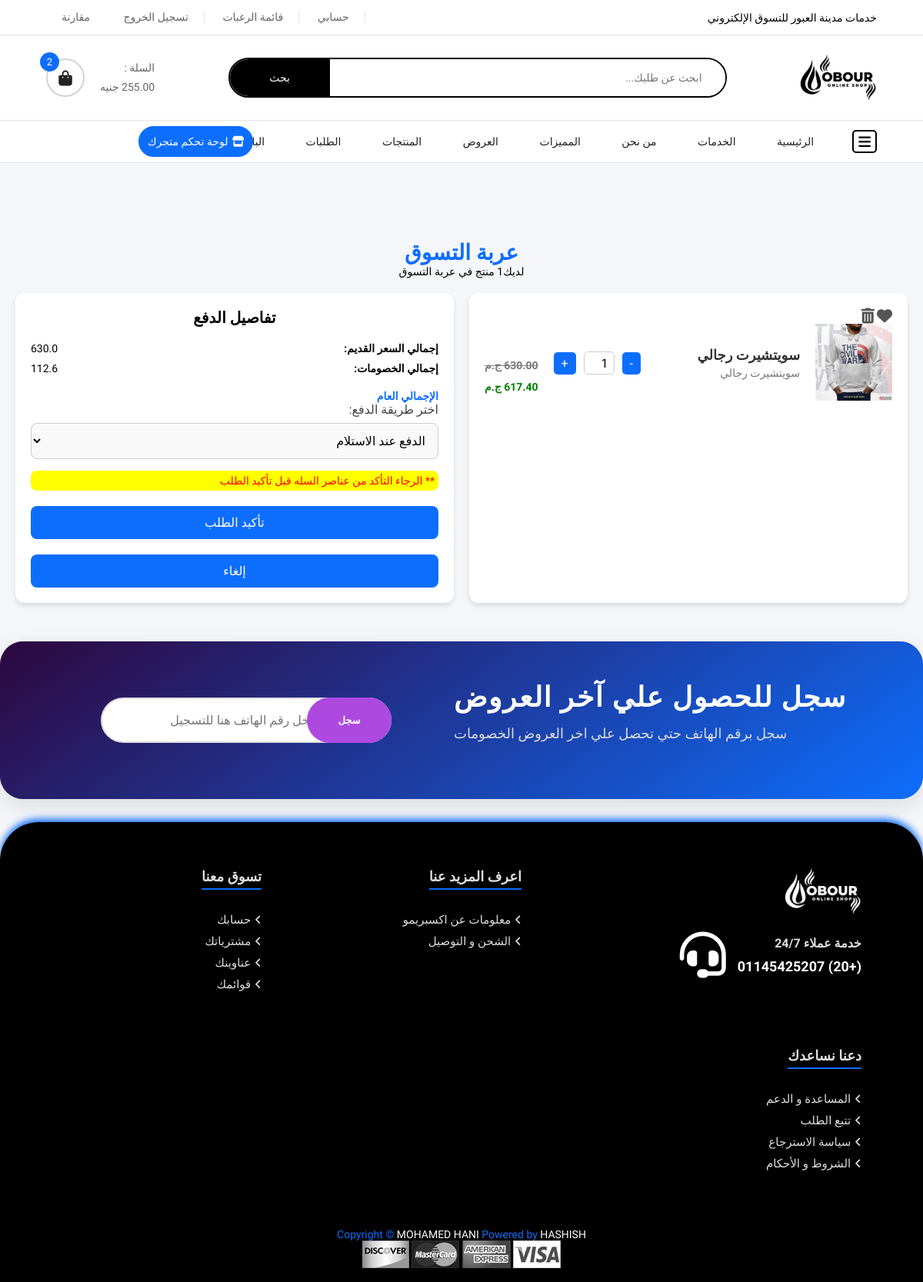
The page /cart (signed in) on the database its author committed.
### appobourcity/models.py (models this page shows, shortened)
class Cart(db.Model):
    __tablename__ = 'cart'
    cart_id = db.Column(db.Integer, primary_key=True)
    seller_id = db.Column(db.Integer, db.ForeignKey('sellers.seller_id', ondelete='CASCADE'), nullable=False)
    product_id = db.Column(db.Integer, db.ForeignKey('products.product_id', ondelete='CASCADE'), nullable=False)
    quantity = db.Column(db.Integer, default=1, nullable=False)  # عدد المنتجات
    added_at = db.Column(db.DateTime, default=datetime.now)
    old_price = db.Column(db.Float, nullable=True)  # السعر قبل الخصم
    price = db.Column(db.Float, nullable=True)  # السعر بعد الخصم
    new_offer_price = db.Column(db.Float, nullable=True)  # السعر بعد الخصم الجديد
    total_price = db.Column(db.Float, nullable=True)  # السعر النهائي
    seller = db.relationship('Seller', backref=db.backref('cart_items', cascade='all, delete-orphan'))
    product = db.relationship('Product', backref=db.backref('cart_association', cascade='all, delete-orphan'))

class Product(db.Model):
    __tablename__ = 'products'
    product_id = db.Column(db.Integer, primary_key=True)
    category_id = db.Column(db.Integer, db.ForeignKey('subcategories.id'), nullable=True)
    seller_id = db.Column(db.Integer, db.ForeignKey('sellers.seller_id', ondelete="CASCADE"), nullable=True)  # الربط بالبائع
    product_name = db.Column(db.String(255), nullable=False)
    description = db.Column(db.Text)
    price = db.Column(db.Float, nullable=False)
    stock_quantity = db.Column(db.Integer, nullable=False)
    product_category = db.Column(db.String(255), nullable=False)
    status = db.Column(db.Boolean, default=True)  # True = نشط، False = غير نشط
    rating = db.Column(db.Float, nullable=True)
    discount = db.Column(db.Float, nullable=True, default=0.0)  # نسبة الخصم أو القيمة
    net_profit = db.Column(db.Float, nullable=True)  # صافي الربح
    total_after_commission = db.Column(db.Float, nullable=True)  # إجمالي المبلغ بعد العمولة
    image1 = db.Column(db.String(255))
    image2 = db.Column(db.String(255))
    image3 = db.Column(db.String(255))
    image4 = db.Column(db.String(255))
    image5 = db.Column(db.String(255))
    seller = db.relationship('Seller', backref='product_association', lazy=True, passive_deletes=True)
    offers = db.relationship('OfferProduct', backref='product', cascade='all, delete-orphan', lazy=True)
    def has_active_offer(self):
        today = date.today()
        for offer_product in self.offers:
            offer = offer_product.offer
            if (
                offer.status == True and
                offer.approval_status == 'approved' and
                offer.start_date <= today and
                offer.end_date >= today
            ):
                return True  # المنتج موجود داخل عرض نشط
        return False  # المنتج غير مرتبط بأي عرض نشط

### appobourcity/routes.py (the view)
@app.route('/cart', methods=['GET'])
@login_required
def cart():
    if not current_user.is_authenticated:
        return redirect(url_for("login"))
    cart_items = (
        db.session.query(Cart, Product)
        .join(Product, Cart.product_id == Product.product_id)
        .filter(Cart.seller_id == current_user.seller_id)
        .all()
    )
    if not cart_items:
        return render_template('site/cart.html', cart_items=[], message="السلة فارغة حالياً.")
    total_old_price = round(sum(
        cart_item.Cart.old_price * cart_item.Cart.quantity for cart_item in cart_items
    ), 2)
    total_after_discount = round(sum(
        cart_item.Cart.total_price for cart_item in cart_items
    ), 2)
    total_discounts = round(total_old_price - total_after_discount, 2)
    offers = Offer.query.all()
    is_seller = current_user.is_seller
    if current_user.is_authenticated:
        user_id = current_user.seller_id  # أو current_user.seller_id إذا كنت تستخدم seller_id
        countproduct = Cart.query.filter_by(seller_id=user_id).count()
    else:
        countproduct = 0  # إذا لم يكن المستخدم مسجل الدخول، يكون العدد صفر    # تمرير البيانات إلى القالب
    return render_template(
    'site/cart.html',
    cart_items=cart_items,
    total_old_price=total_old_price,
    total_discounts=total_discounts,
    total_after_discount=total_after_discount,
    offers=offers,
    is_seller=is_seller,
    countproduct=countproduct
)

### appobourcity/templates/site/cart.html (shortened to what this page needs)
<!DOCTYPE html>
<html lang="ar">
<head>
    <link rel="stylesheet" href="../../static/swiperJs/swiper-bundle.min.css" />
    <link rel="stylesheet" href="https://cdnjs.cloudflare.com/ajax/libs/font-awesome/6.4.0/css/all.min.css">
    <link rel="stylesheet" href="../../static/css/site/home.css">
    <link rel="stylesheet" href="../../static/css/site/cart.css">
</head>
<body class="menu-side-in-bag">
    <header>
        <div class="header-top">
            <div class="contanier">
             <p>خدمات مدينة العبور للتسوق الإلكتروني</p>
             <div class="link-top-heder">
                 {% if current_user.is_authenticated %}
                 <a href="{{ url_for('seller_profile') }}">حسابي</a>
                 <a href="/favorites">قائمة الرغبات</a>
                 {% endif %}
                 {% if  current_user.is_authenticated%}
                 <a href="/logout">تسجيل الخروج</a>
                 {% endif %}
                 <a href="#">مقارنة</a>
             </div>
         </div>
           </div>
           <div class="header-info">
            <div class="contanier">
                <img src="../../static/img/site/alpha.png" alt="Logo" class="small-logo black-image">
            <div class="search-bar">
                <form action="">
                    <input type="search" placeholder="ابحث عن طلبك...">
                    <button class="btn-srch">بحث</button>
                </form>
            </div>
            <div class="card">
                <div class="price">
                    <p>السلة :</p>
                    <span>255.00 جنيه</span>
                </div>
                <a href="mycart.html"><i class="fa-solid fa-bag-shopping"></i> <span class="count-in-card">2</span></a>
            </div>
            </div>
        </div>
        <div class="header-bottom">
           <div class="contanier">
            <i id="open-side" class="fa-solid fa-bars"></i>
            <ul class="nav-links">
                <li><a href="/"> الرئيسية</a>
                </li>
                <li>
                    <a href="Services.html">الخدمات </a>
                </li>
                <li>
                    <a href="about.html">من نحن</a>
                </li>
                <li>
                    <a href="contact.html">المميزات</a>
                </li>
                <li><a href="/offer_details">العروض</a></li>
                <li><a href="/allproduct">المنتجات</a></li>
                <li><a href="/my-orders">الطلبات</a></li>
                <li><a href="/alltrader">البائعين</a></li>
            </ul>
            {%if current_user.is_authenticated and is_seller %}
            <a href="/dashboard_trader" class="merchant-btn"><i class="fa-solid fa-store"></i>لوحة تحكم متجرك</a>
            {% endif %}
           </div>
        </div>
    </header>
    <section class="slide-sec contanier">
    </section>
    <div class="container">
        <div class="cart-header">
            <h1>عربة التسوق</h1>
            <p>لديك{{countproduct}} منتج  في عربة التسوق</p>
        </div>
        <div class="cart-container">
            <div class="cart-details">
                {% if cart_items %}
                    {% for cart_item, product in cart_items %}
                    <div class="cart-item-actions">
                        <i class="fas fa-heart" title="إضافة إلى المفضلة"></i>
                        <a href="{{ url_for('remove_from_cart', cart_id=cart_item.cart_id) }}">
                            <i class="fas fa-trash-alt" title="حذف المنتج"></i>
                        </a>
                    </div>
                    <div class="cart-item">
                        <div class="product-image-wrapper" style="position: relative;">
                            <img src="../../static/uploads/products/{{ product.image1 }}" alt="{{ product.product_name }}">
                        </div>
                        <div class="cart-item-info">
                            <h2>
                                {% if product.product_name|length > 50 %}
                                    {{ product.product_name[:30] }}...
                                    <a href="#" title="{{ product.product_name }}"></a>
                                {% else %}
                                    {{ product.product_name }}
                                {% endif %}
                            </h2>
                            <span>
                                {{ product.description[:50] }}{% if product.description|length > 50 %}...{% endif %}
                            </span>
                        </div>
                        <div class="cart-item-controls">
                            <button onclick="updateQuantity('decrease', {{ cart_item.cart_id }})">-</button>
                            <input type="number" id="product-quantity-{{ cart_item.cart_id }}" value="{{ cart_item.quantity }}" readonly>
                            <button onclick="updateQuantity('increase', {{ cart_item.cart_id }})">+</button>
                        </div>
                        <div class="cart-item-price">
                            {% if product.discount and product.discount > 0 and product.has_active_offer() %}
                                <span class="original-price" id="original-price-{{ cart_item.cart_id }}">
                                    <del>
                                        {{ "%.2f"|format(cart_item.old_price) }} ج.م
                                    </del>
                                </span>
                                <div class="cart-item-price">
                                    <span class="discounted-price" id="total-price-{{ cart_item.cart_id }}">
                                        {{ "%.2f"|format(cart_item.new_offer_price) }} ج.م
                                    </span>
                                </div>
                            {% elif  product.discount and product.discount > 0  %}
                                <span class="original-price" id="original-price-{{ cart_item.cart_id }}">
                                    <del>
                                        {{ "%.2f"|format(cart_item.old_price) }} ج.م
                                    </del>
                                </span>
                                <div class="cart-item-price">
                                    <span class="discounted-price" id="total-price-{{ cart_item.cart_id }}">
                                        {{ "%.2f"|format(cart_item.price) }} ج.م
                                    </span>
                                </div>
                            {% else %}
                                <span class="discounted-price" id="original-price-{{ cart_item.cart_id }}">
                                    {{ "%.2f"|format(cart_item.old_price) }} ج.م
                                </span>
                            {% endif %}
                        </div>
                    </div>
                    {% endfor %}
                {% else %}
                    <p>السلة فارغة حالياً.</p>
                {% endif %}
            </div>
            <div class="cart-summary">
                <h2>تفاصيل الدفع</h2>
                <div class="cart-total">
                    <strong>إجمالي السعر القديم:</strong>
                    <span id="total-amount">{{ total_old_price }}</span>
                </div>
                <div class="cart-discounts">
                    <strong>إجمالي الخصومات:</strong>
                    <span id="total-discounts">{{ total_discounts }}</span>
                </div>
                <div class="summary-total">
                    <span>الإجمالي العام</span>
                </div>
                <div id="payment-options">
                    <label for="payment-method">اختر طريقة الدفع:</label>
                    <select id="payment-method" class="dropdown">
                        <option value="cod">الدفع عند الاستلام</option>
                    </select>
                </div>
                <p style="color:red; background-color:yellow; border-radius:8px; padding:5px;">** الرجاء التأكد من عناصر السله قبل تأكيد الطلب</p>
                <button  class="btn" id="complete-order-button">تأكيد الطلب</button>
                <a href="/"><button class="btn btn-secondary">إلغاء</button></a>
            </div>
        </div>
    </div>
    <div class="newsletter">
        <div class="container">
            <div class="subscribe-content">
                <div class="text">
                    <h4>سجل للحصول علي آخر العروض</h4>
                    <p>سجل برقم الهاتف حتي تحصل علي اخر العروض الخصومات</p>
                </div>
            </div>
            <div class="subscribe-form">
                <form action="">
                    <input   type="phone" placeholder="أدخل رقم الهاتف هنا للتسجيل" required>
                    <button class="btn-srch" type="submit">سجل</button>
                </form>
            </div>
        </div>
    </div>
    <footer>
        <div class="contanier">
            <div class="top-footer">
                <div class="row">
                    <img src="../../static/img/site/alpha.png" alt="" class="small-logo">
                    <div class="hotline">
                        <div class="hotline-text">
                            <h6>خدمة عملاء 24/7</h6>
                            <a href="https://wa.me/+201145425207?text=مرحبًا، أريد الاستفسار عن الخدمة"target="_blank"><span>(+20) 01145425207</span></a>
                        </div>
                        <i class="fa-solid fa-headset"></i>
                    </div>
                </div>
                <div class="small-row">
                    <h6> اعرف المزيد عنا</h6>
                    <div class="links-row">
                        <a href="#"> <i class="fa-solid fa-angle-left"></i>معلومات عن اكسبريمو </a>
                        <a href="#"><i class="fa-solid fa-angle-left"></i>الشحن و التوصيل </a>
                    </div>
                </div>
                <div class="small-row">
                    <h6> تسوق معنا</h6>
                    <div class="links-row">
                        <a href="/profile"><i class="fa-solid fa-angle-left"></i>حسابك</a>
                        <a href="#"> <i class="fa-solid fa-angle-left"></i>مشترياتك</a>
                        <a href="#"> <i class="fa-solid fa-angle-left"></i>عناوينك</a>
                        <a href="#"> <i class="fa-solid fa-angle-left"></i>قوائمك</a>
                    </div>
                </div>
                <div class="small-row">
                    <h6> دعنا نساعدك</h6>
                    <div class="links-row">
                        <a href="#"><i class="fa-solid fa-angle-left"></i>المساعدة و الدعم</a>
                        <a href="#"><i class="fa-solid fa-angle-left"></i>تتبع الطلب</a>
                        <a href="#"><i class="fa-solid fa-angle-left"></i>سياسة الاسترجاع</a>
                        <a href="#"><i class="fa-solid fa-angle-left"></i>الشروط و الأحكام </a>
                    </div>
                </div>
            </div>
        </div>
        <div class="bottom-footer">
            <div class="contanier">
                <p>Copyright &copy; <span>MOHAMED HANI</span> Powered by <span>HASHISH</span></p>
                <div class="payment">
                <img src="../../static/img/site/payment-1.png" alt="">
                <img src="../../static/img/site/payment-2.png" alt="">
                <img src="../../static/img/site/payment-3.png" alt="">
                <img src="../../static/img/site/payment-4.png" alt="">
            </div>
            </div>
        </div>
    </footer>
</body>
</html>

### rows shown on the page
Cart: image1 (picture), product_name "سويتشيرت رجالي", description "سويتشيرت رجالي", cart_id "1", old_price "630.00", price "617.40"

### other values the page prints
{{ countproduct }} "1"
{{ total_old_price }} "630.0"
{{ total_discounts }} "112.6"
